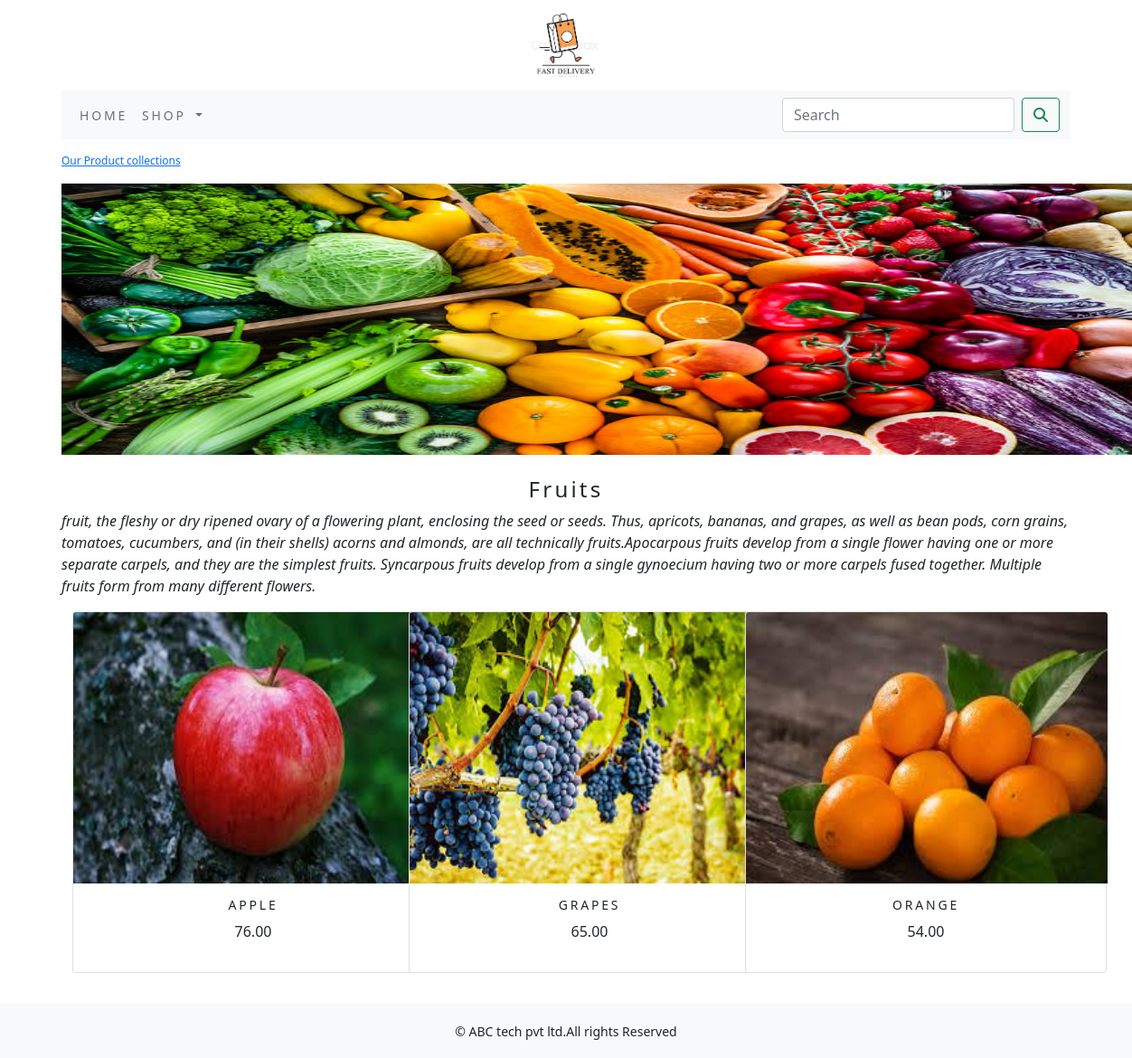
Screenshot of /ecommerce/fruits/ with the database file from the repository.
### ecommerceapp/models.py (models this page shows, shortened)
class Category(models.Model):
    name=models.CharField(max_length=250,unique=True)
    slug=models.SlugField(max_length=250,unique=True)
    description=models.TextField(blank=True)
    image=models.ImageField(upload_to='category',blank=True)
    class Meta:
        ordering=('name',)
        verbose_name='category'
        verbose_name_plural='categories'
    def get_url(self):
        return reverse('ecommerceapp:product_by_category',args=[self.slug])

class Product(models.Model):
    name=models.CharField(max_length=250,unique=True)
    slug=models.SlugField(max_length=250,unique=True)
    description = models.TextField(blank=True)
    price=models.DecimalField(max_digits=10,decimal_places=2)
    category=models.ForeignKey(Category,on_delete=models.CASCADE)
    image = models.ImageField(upload_to='product', blank=True)
    stock=models.IntegerField()
    available=models.BooleanField(default=True)
    created=models.DateTimeField(auto_now_add=True)
    updated=models.DateTimeField(auto_now=True)
    def get_url(self):
       return reverse('ecommerceapp:prodCatdetail',args=[self.category.slug,self.slug])
    class Meta:
        ordering = ('name',)
        verbose_name = 'product'
        verbose_name_plural = 'products'

### ecommerceapp/views.py (the view)
# urls.py: path('',views.allProdCat,name='allProdCat'),
def allProdCat(request,c_slug=None):
    c_page=None
    products_list=None
    if c_slug!=None:
        c_page=get_object_or_404(Category,slug=c_slug)
        products_list=Product.objects.all().filter(category=c_page,available=True)
    else:
        products_list=Product.objects.all().filter(available=True)
    paginator=Paginator(products_list,6)
    try:
        page=int(request.GET.get('page','1'))
    except:
        page=1
    try:
        products=paginator.page(page)
    except (EmptyPage,InvalidPage):
        products=paginator.page(paginator.num_pages)
    return render(request,"category.html",{'category':c_page,'products':products})

### cart/context_processors.py (called while the page is built)
def counter(request):
    item_count=0
    if 'admin' in request.path:
        return {}
    else:
        try:
            cart=Cart.objects.filter(cart_id=_cart_id(request))
            cart_items=CartItem.objects.all().filter(cart=cart[:1])
            for cart_item in cart_items:
                item_count +=cart_item.quantity
        except Cart.DoesNotExist:
            item_count=0
    return dict(item_count=item_count)

### cart/views.py (called while the page is built)
def _cart_id(request):
    cart=request.session.session_key
    if not cart:
        cart=request.session.create()
    return cart

### ecommerceapp/context_processors.py (called while the page is built)
def menu_links(request):
    links=Category.objects.all()
    return dict(links=links)

### templates/category.html (shortened to what this page needs)
{% extends 'base.html' %}
{% load static %}
{% block content %}
    {% if category %}
<div>
    <div class="row my_row_class">
      <div class="mx_auto">
        <p><a href="{% url 'ecommerceapp:allProdCat' %}">Our Product collections</a></p>
    </div>
      </div>
</div>
 {% endif %}
<div class="mx_auto">
    {% if category %}
         <img class="my_image" src="{{category.image.url}}" alt="{{category.name}}" style="width:1200px;height:300px;" >
</div>
    <br>
<div>
    <h1 class="text-center my_title"><b><h4>{{category.name}}</h4></b></h1>
    <p class="text-justify"><i>{{category.description}}</i></p>
</div>
{% endif %}
<div class="container">
    <div class="row mx_auto">
        {% for product in products.object_list %}
        <div class="my_bottom_margin col-9 col-sm-12 col-md-4 col-lg-4 ">
            <div class="card text-center" style="width:400px;height:400px;" >
                <a href="{{product.get_url}}" ><img class="card-img-top my_image" src="{{product.image.url}}" style="width:400px;height:300px;" alt="{{product.name}}"></a>
            <div class="card-body">
                <h4>{{product.name}}</h4>
                <p>{{product.price}}</p>
            </div>
            </div>
        </div>
        {% endfor %}
    </div>
    <br>
</div>
{% endblock %}

### static/css/custom.css (style rules this page uses)
body { font-family: 'Roboto', sans-serif; }
.my_row_class { padding-top :15px; }
.my_row_class .mx_auto { color:#000; font-size:12px; }
.my_image { width:100%; height:auto; }
.my_title { font-size:16px; text_transform:uppercase; letter-spacing:.2em; }
.my_bottom_margin { margin-bottom:10px; }
.card-body h4 { font-size:14px; text-transform:uppercase; letter-spacing:.2em; }

### rows the page displays
Category: image (picture), name "Fruits", description "fruit, the fleshy or dry ripened ovary of a flowering plant, enclosing the seed or seeds. Thus, apricots, bananas, and grapes, as well as bean pods, corn grains, tomatoes, cucumbers, and (in their shells) acorns and almonds, are all technically fruits.Apocarpous fruits develop from a single flower having one or more separate carpels, and they are the simplest fruits. Syncarpous fruits develop from a single gynoecium having two or more carpels fused together. Multiple fruits form from many different flowers."
Product: image (picture), name "APPLE", price "76.00"
Product: image (picture), name "GRAPES", price "65.00"
Product: image (picture), name "ORANGE", price "54.00"
